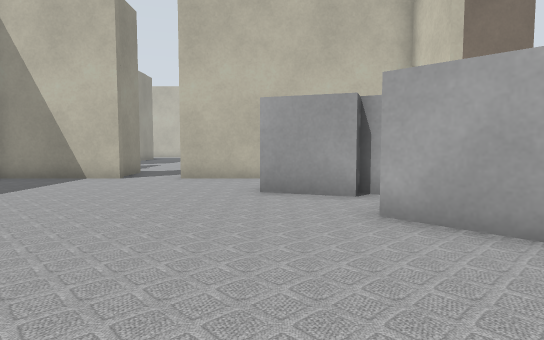
[1] (above)

18 first-person views from a walk through a world built for the Gazebo simulator. The camera is 0.5 m above the floor, tilts 4° down and sees 75° across. The lines on the ground mark 1 m squares. The floor is counted in squares, 0.5 m on a side. Each view is taken from the middle of a square. On the plan, view 1 faces up. The plan holds only what a view shows up to about 13 squares ahead; the rest is blank. The place goes on beyond the plan.

[2]
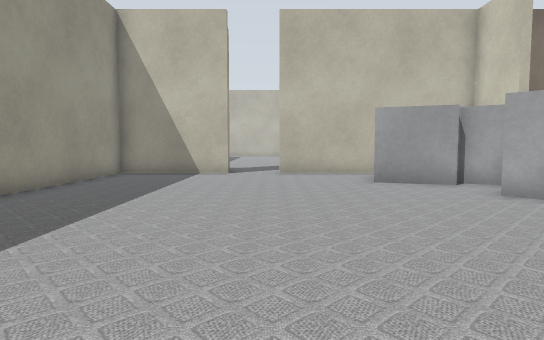

[3]
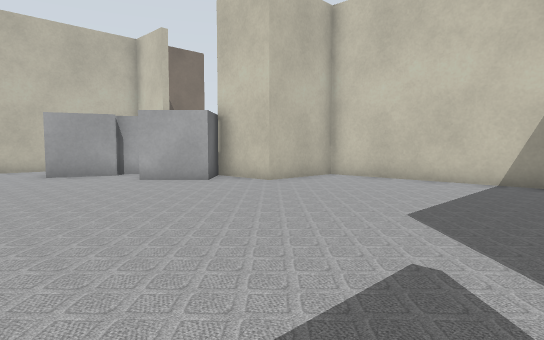

[4]
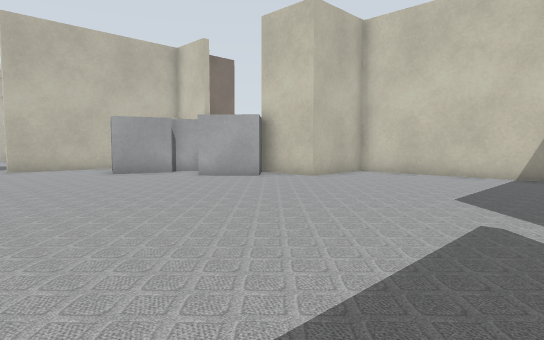

[5]
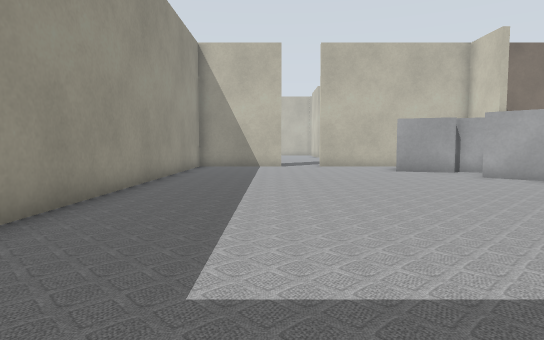

[6]
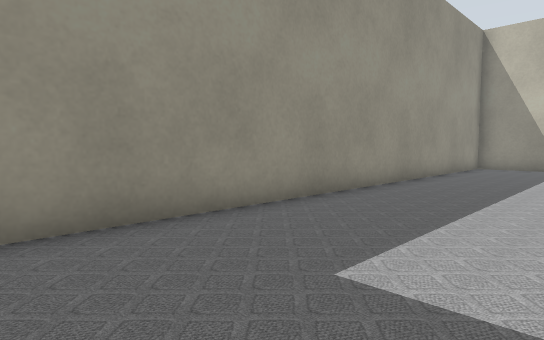

[7]
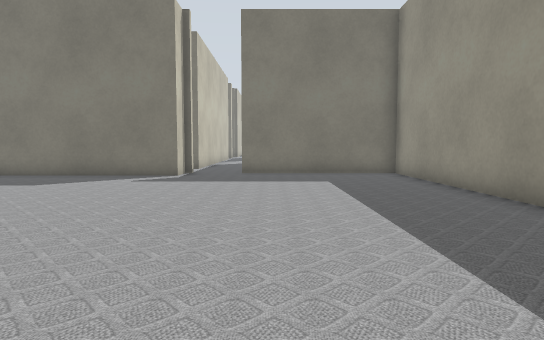

[8]
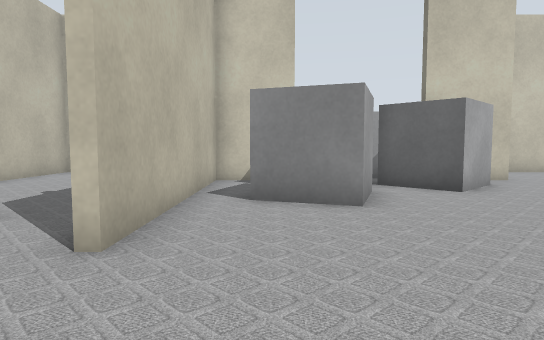

[9]
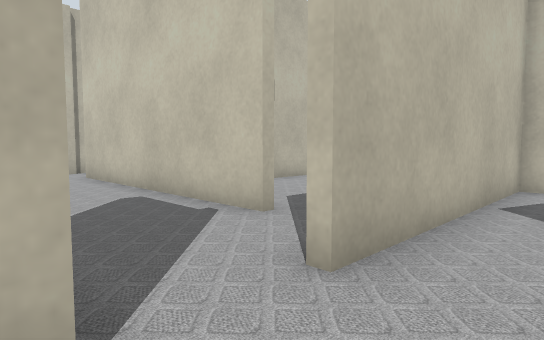

[10]
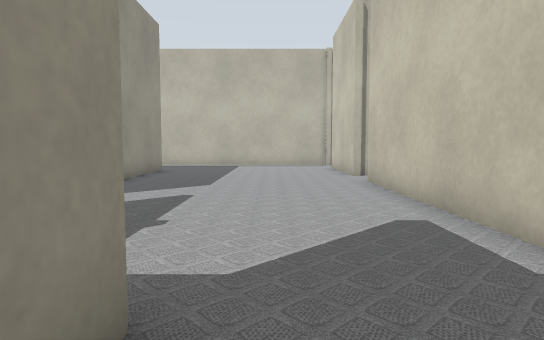

[11]
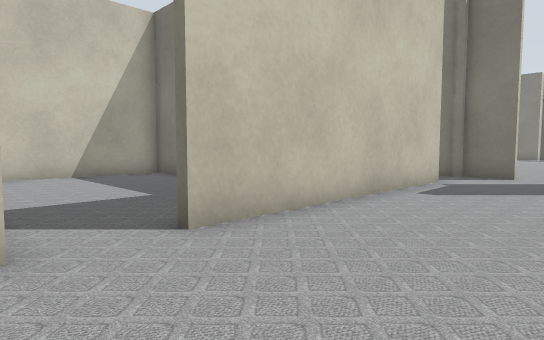

[12]
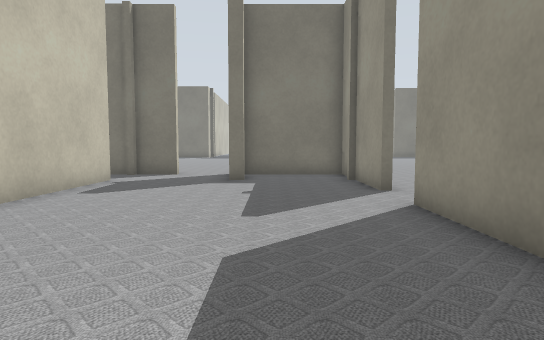

[13]
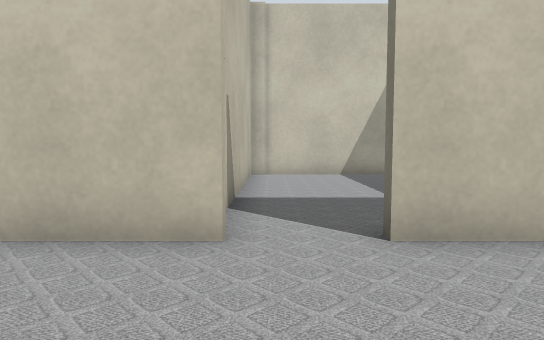

[14]
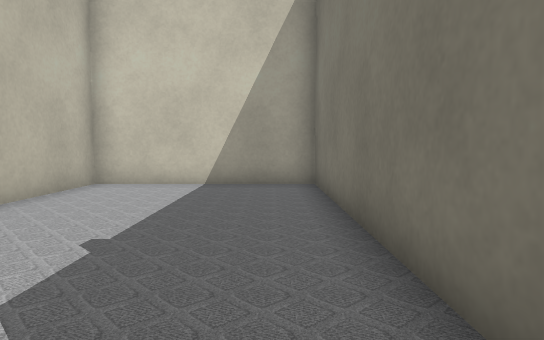

[15]
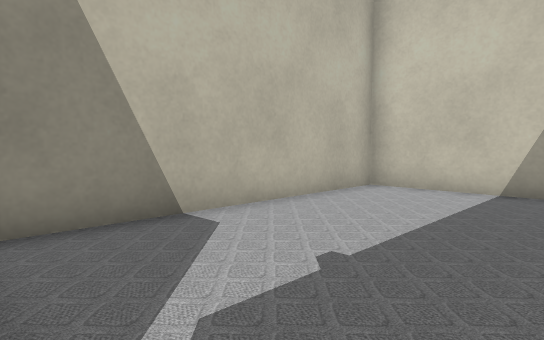

[16]
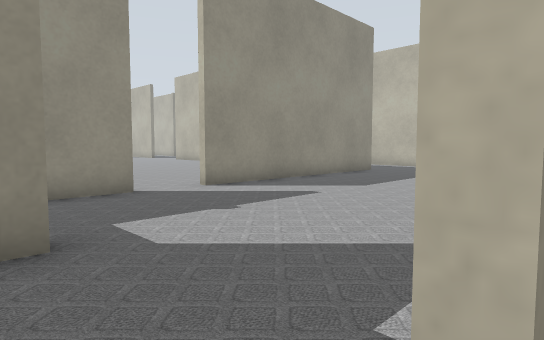

[17]
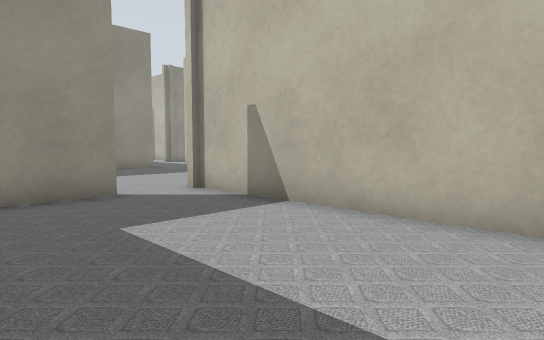

[18]
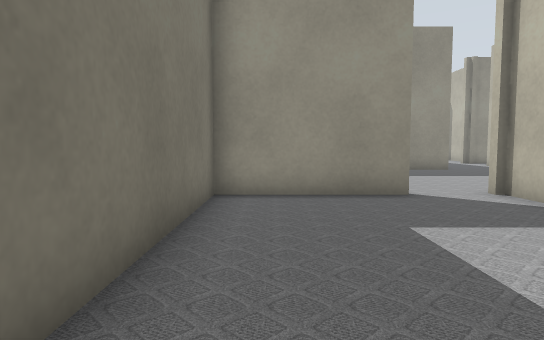

### Floor plan
Ten units are one square. View 1 is at (0, 0); x grows to the right and y downward. Boxes are objects, and circles mark ways between rooms. Rooms are numbered by the first view taken in them; rooms with no view inside come last. Other rooms are left out.
<svg viewBox="-90 -250 166 325">
<path fill="none" stroke="#000" d="M41 -84 41 -106 -28 -106M-9 66 -9 56 50 56M-45 -106 -84 -106 -84 66 -29 66M71 38 71 -22 41 -22 41 -46M-84 -152 -84 -128M-52 -128 -48 -128 -48 -112M-14 -227 -14 -245M-14 -128 -14 -209M-84 -118 -84 -109 -50 -109M-84 -242 -84 -170M-28 -109 -16 -109M-16 -109 71 -109 71 -166 -5 -166M-11 -209 -11 -168 71 -168 71 -228M68 -227 -14 -227"/>
<rect x="-5" y="-95" width="20" height="30" fill="#bbb"><title>grey box</title></rect>
<rect x="15" y="-65" width="30" height="30" fill="#bbb"><title>grey box</title></rect>
<rect x="15" y="-85" width="30" height="20" fill="#bbb"><title>grey box</title></rect>
<circle cx="-35" cy="-110" r="3" fill="#2a7"/>
<circle cx="-10" cy="-120" r="3" fill="#2a7"/>
<circle cx="-10" cy="-215" r="3" fill="#2a7"/>
<text x="-10" y="-20">1</text>
<text x="-50" y="-180">2</text>
<text x="30" y="-140">3</text>
<text x="30" y="-200">4</text>
</svg>
Room 1 opens to room 2. Room 2 opens to room 3. Room 2 opens to room 4.

Where each view was taken, in squares from view 1:
view 1: 0 up, 0 right, facing up
view 2: 2 down, 3 left, facing up
view 3: 5 down, 3 left, facing up-right
view 4: 5 down, 5 left, facing up-right
view 5: 6 down, 5 left, facing up
view 6: 6 down, 4 left, facing up-left
view 7: 6 up, 4 left, facing down
view 8: 9 up, 6 left, facing right
view 9: 9 up, 5 left, facing up-right
view 10: 11 up, 4 left, facing up
view 11: 23 up, 5 left, facing down-right
view 12: 23 up, 6 left, facing down
view 13: 22 up, 5 left, facing right
view 14: 12 up, 2 left, facing right
view 15: 12 up, 1 left, facing up-right
view 16: 12 up, 1 left, facing up-left
view 17: 18 up, 6 right, facing up-left
view 18: 18 up, 6 right, facing left
